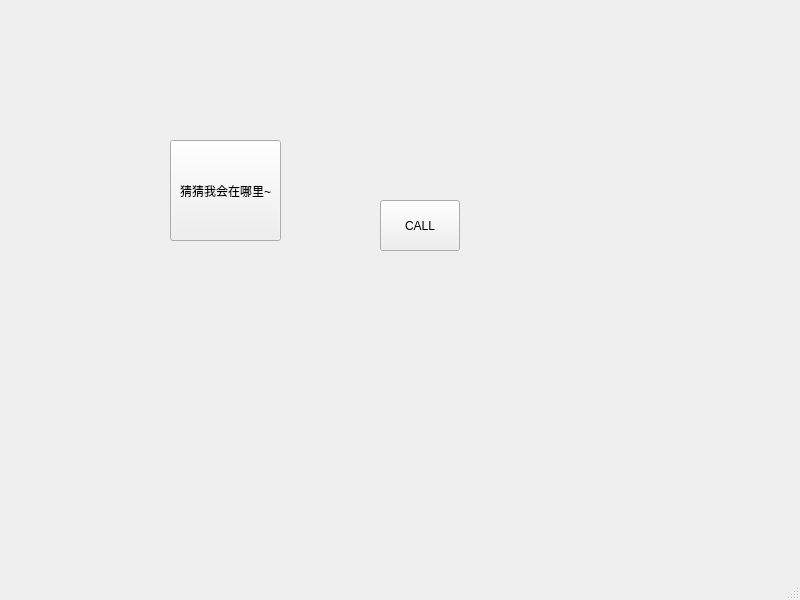
<?xml version="1.0" encoding="UTF-8"?>
<ui version="4.0">
 <class>MainWindow</class>
 <widget class="QMainWindow" name="MainWindow">
  <property name="geometry">
   <rect>
    <x>0</x>
    <y>0</y>
    <width>800</width>
    <height>600</height>
   </rect>
  </property>
  <property name="windowTitle">
   <string>MainWindow</string>
  </property>
  <widget class="QWidget" name="centralwidget">
   <widget class="QPushButton" name="pushButton">
    <property name="geometry">
     <rect>
      <x>170</x>
      <y>140</y>
      <width>111</width>
      <height>101</height>
     </rect>
    </property>
    <property name="text">
     <string>猜猜我会在哪里~</string>
    </property>
   </widget>
   <widget class="QPushButton" name="pushButton_2">
    <property name="geometry">
     <rect>
      <x>380</x>
      <y>200</y>
      <width>80</width>
      <height>51</height>
     </rect>
    </property>
    <property name="text">
     <string>CALL</string>
    </property>
   </widget>
  </widget>
  <widget class="QMenuBar" name="menubar">
   <property name="geometry">
    <rect>
     <x>0</x>
     <y>0</y>
     <width>800</width>
     <height>21</height>
    </rect>
   </property>
  </widget>
  <widget class="QStatusBar" name="statusbar"/>
 </widget>
 <resources/>
 <connections/>
</ui>
